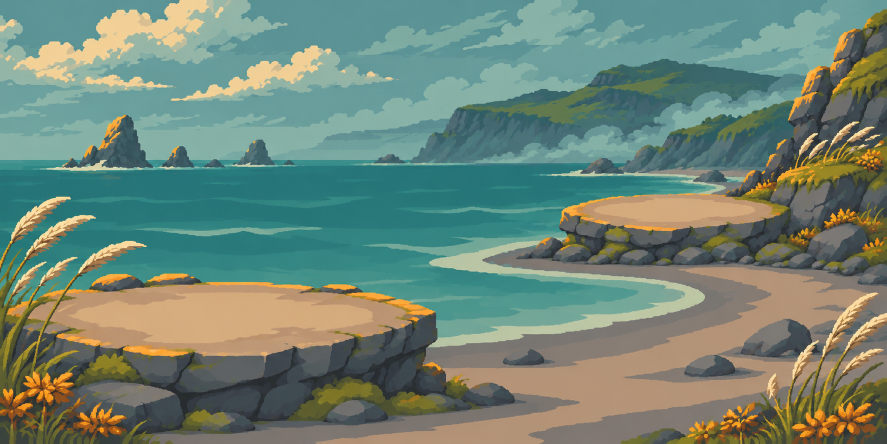
#> input picture assets/source/battle-coast-calm-master.png, 1774 x 887 px (shown at 1/2 size); its folder holds 4 pictures in this run
$ python export_polish.py ../assets/source/battle-coast-calm-master.png
#> lines starting #> are read from the running program, lines starting #| are printed output that depends on the picture
"""Deterministic production derivatives of retained polish raster sources."""
from pathlib import Path
import sys
from PIL import Image
ROOT=Path(__file__).resolve().parents[1]
source=ROOT/'assets/source'
if '--drafts' in sys.argv:
    destination=ROOT/'.cache/polish/biome-previews'
    destination.mkdir(parents=True,exist_ok=True)
    for name in ('coast-calm','meadow','crown'):
        image=Image.open(source/f'battle-{name}-master.png').convert('RGB')
        image.resize((240,120),Image.Resampling.NEAREST).resize((480,240),Image.Resampling.NEAREST).save(destination/f'{name}.png')
    print('Battle draft previews exported; runtime artwork unchanged')
    raise SystemExit(0)
for name, master in (('coast','coast-calm'),('meadow','meadow'),('crown','crown')):
    Image.open(source/f'battle-{master}-master.png').convert('RGB').resize((240,120),Image.Resampling.NEAREST).resize((480,240),Image.Resampling.NEAREST).save(ROOT/f'assets/world/battle-{name}.png')
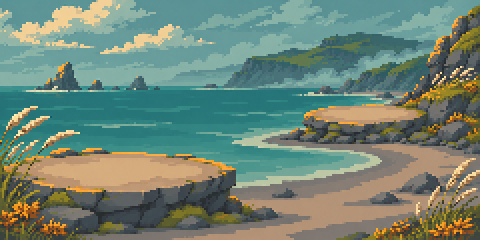
#> saved as battle-coast.png: PIL image 480x240 RGB; mean R, G, B 111.4, 133.1, 118.2
#> pass 2 of the loop `for name, master in (('coast','coast-calm'),('meadow','meadow'),('crow..`:
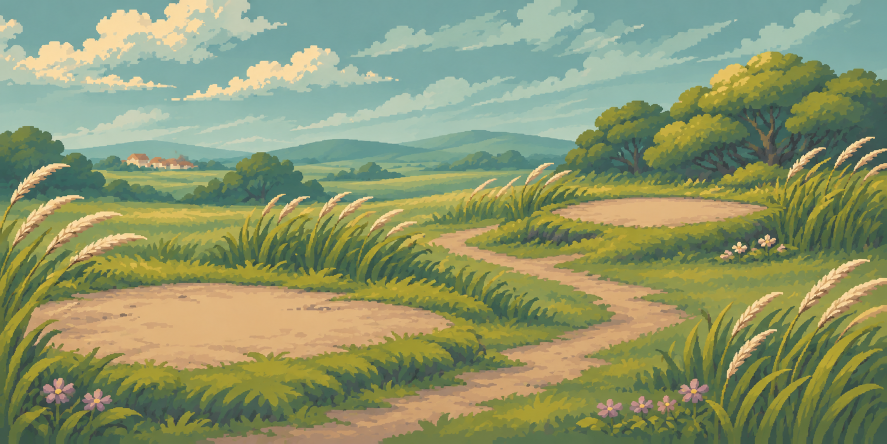
#> input picture assets/source/battle-meadow-master.png, 1774 x 887 px (shown at 1/2 size)
#> `Image.open(source/f'battle-{master}-master.png').convert('RGB').resize..`:
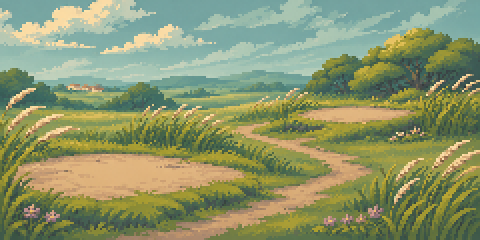
#> saved as battle-meadow.png: PIL image 480x240 RGB; mean R, G, B 139.3, 149.6, 107.8
#> pass 3 of the loop `for name, master in (('coast','coast-calm'),('meadow','meadow'),('crow..`:
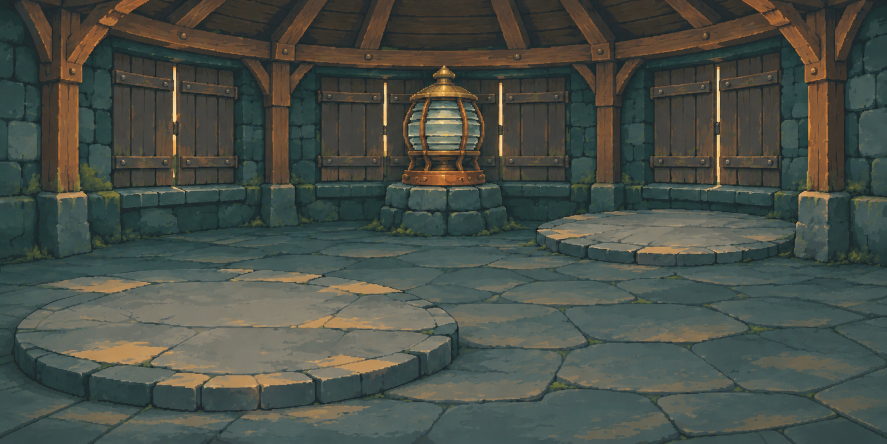
#> input picture assets/source/battle-crown-master.png, 1774 x 887 px (shown at 1/2 size)
#> `Image.open(source/f'battle-{master}-master.png').convert('RGB').resize..`:
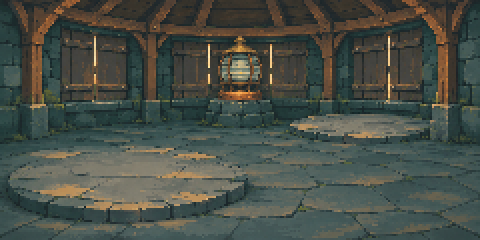
#> saved as battle-crown.png: PIL image 480x240 RGB; mean R, G, B 73.2, 79.3, 71.3
# The contact mark is authored as a fixed pixel matrix, not runtime geometry.
rows=['......xxxxxxxxxxxx......','...xxxxxxxxxxxxxxxxxx...','.xxxxxxxxxxxxxxxxxxxxxx.','xxxxxxxxxxxxxxxxxxxxxxxx','.xxxxxxxxxxxxxxxxxxxxxx.','...xxxxxxxxxxxxxxxxxx...','......xxxxxxxxxxxx......']
im=Image.new('RGBA',(24,7)); im.putdata([(12,31,37,140) if p=='x' else (0,0,0,0) for r in rows for p in r]); im.save(ROOT/'assets/world/battle-contact.png')
print('Three battle environments and contact exported')
